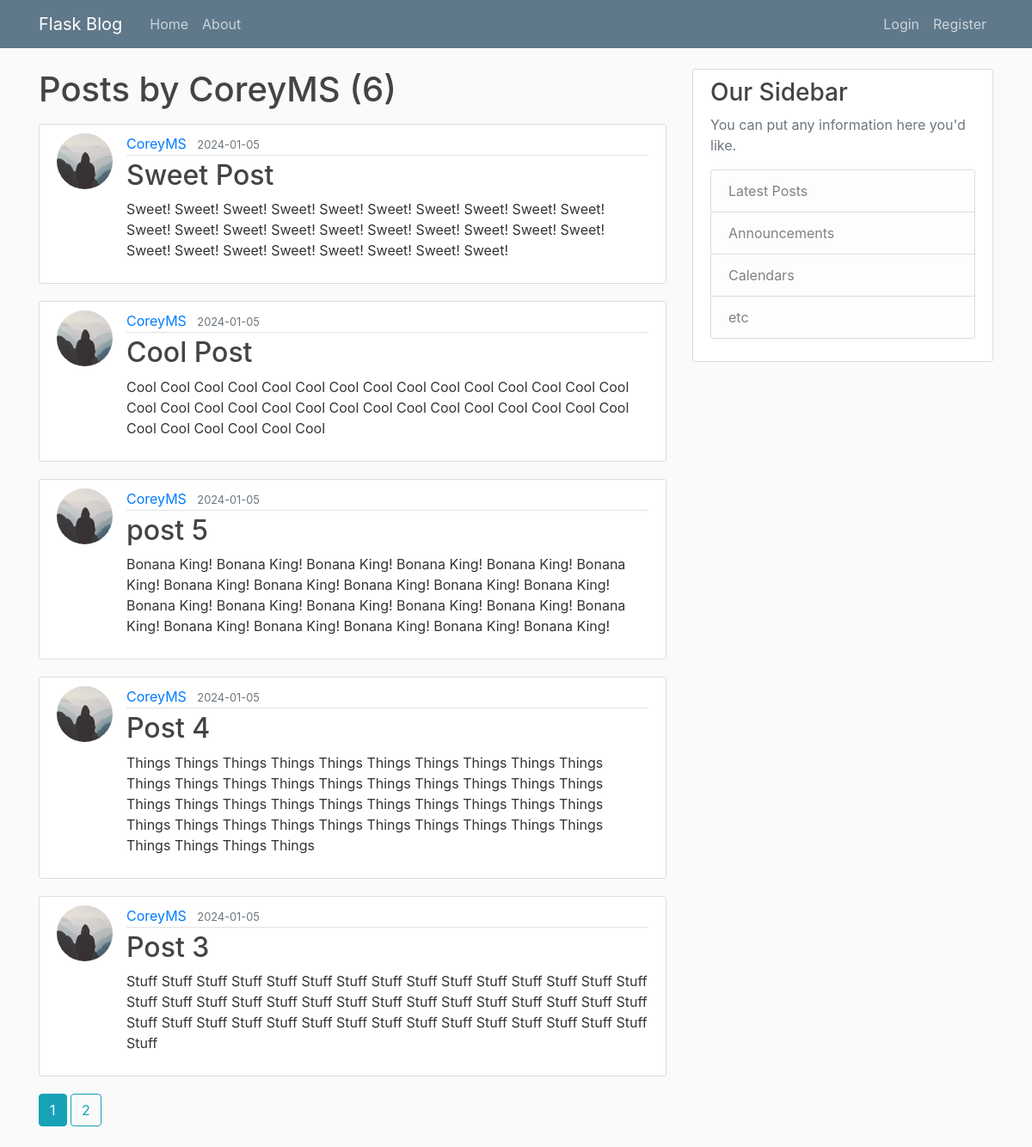
The app's page /user/CoreyMS with its own data.
### flaskblog/models.py (models this page shows, shortened)
class User(db.Model, UserMixin):
    id = db.Column(db.Integer, primary_key=True)
    username = db.Column(db.String(20), unique=True, nullable=False)
    email = db.Column(db.String(120), unique=True, nullable=False)
    image_file = db.Column(db.String(20), nullable=False, default='default.jpg')
    password = db.Column(db.String(60), nullable=False)
    posts = db.relationship('Post', backref='author', lazy=True)

class Post(db.Model):
    id = db.Column(db.Integer, primary_key=True)
    title = db.Column(db.String(100), nullable=False)
    date_posted = db.Column(db.DateTime, nullable=False, default=datetime.utcnow)
    content = db.Column(db.Text, nullable=False)
    user_id = db.Column(db.Integer, db.ForeignKey('user.id'), nullable=False)

### flaskblog/users/routes.py (the view)
@users.route("/user/<string:username>")
def user_posts(username):
    page = request.args.get('page', 1, type=int)
    user = User.query.filter_by(username=username).first_or_404()
    posts = Post.query.filter_by(author=user)\
        .order_by(Post.date_posted.desc())\
        .paginate(page=page, per_page=5)
    return render_template('user_posts.html', posts=posts, user=user)

### flaskblog/templates/user_posts.html
{% extends "layout.html" %}
{% block content %}
    <h1 class="mb-3">Posts by {{ user.username }} ({{ posts.total }})</h1>
    {% for post in posts.items %}
        <article class="media content-section">
        <img class="rounded-circle article-img" src="{{ url_for('static', filename='profile_pics/' + post.author.image_file) }}">
        <div class="media-body">
            <div class="article-metadata">
                <a class="mr-2" href="{{ url_for('users.user_posts', username=post.author.username) }}">{{ post.author.username }}</a>
                <small class="text-muted">{{ post.date_posted.strftime('%Y-%m-%d') }}</small>
            </div>
            <h2><a class="article-title" href="{{ url_for('posts.post', post_id=post.id) }}">{{ post.title }}</a></h2>
            <p class="article-content">{{ post.content }}</p>
        </div>
        </article>
    {% endfor %}
    {% for page_num in posts.iter_pages(left_edge=1, right_edge=1, left_current=1, right_current=2) %}
        {% if page_num %}
            {% if posts.page == page_num %}
                <a class="btn btn-info mb-4" href="{{ url_for('users.user_posts', username=user.username, page=page_num) }}">{{ page_num }}</a>
            {% else %}
                <a class="btn btn-outline-info mb-4" href="{{ url_for('users.user_posts',username=user.username, page=page_num) }}">{{ page_num }}</a>
            {% endif %}
        {% else %}
            ...
        {% endif %}
    {% endfor %}
{% endblock content %}

### flaskblog/static/main.css (style rules this page uses)
body { background: #fafafa; color: #333333; margin-top: 5rem; }
h1, h2, h3, h4, h5, h6 { color: #444444; }
.content-section { background: #ffffff; padding: 10px 20px; border: 1px solid #dddddd; border-radius: 3px; margin-bottom: 20px; }
.article-title { color: #444444; }
.article-content { white-space: pre-line; }
.article-img { height: 65px; width: 65px; margin-right: 16px; }
.article-metadata { padding-bottom: 1px; margin-bottom: 4px; border-bottom: 1px solid #e3e3e3 }

### records on screen
User: username "CoreyMS"
Post: image_file (placeholder picture), author.username "CoreyMS", date_posted "2024-01-05", title "Sweet Post", content "Sweet! Sweet! Sweet! Sweet! Sweet! Sweet! Sweet! Sweet! Sweet! Sweet! Sweet! Sweet! Sweet! Sweet! Sweet! Sweet! Sweet! Sweet! Sweet! Sweet! Sweet! Sweet! Sweet! Sweet! Sweet! Sweet! Sweet! Sweet!"
Post: image_file (placeholder picture), author.username "CoreyMS", date_posted "2024-01-05", title "Cool Post", content "Cool Cool Cool Cool Cool Cool Cool Cool Cool Cool Cool Cool Cool Cool Cool Cool Cool Cool Cool Cool Cool Cool Cool Cool Cool Cool Cool Cool Cool Cool Cool Cool Cool Cool Cool Cool"
Post: image_file (placeholder picture), author.username "CoreyMS", date_posted "2024-01-05", title "post 5", content "Bonana King! Bonana King! Bonana King! Bonana King! Bonana King! Bonana King! Bonana King! Bonana King! Bonana King! Bonana King! Bonana King! Bonana King! Bonana King! Bonana King! Bonana King! Bonana King! Bonana King! Bonana King! Bonana King! Bonana King! Bonana King! Bonana King!"
Post: image_file (placeholder picture), author.username "CoreyMS", date_posted "2024-01-05", title "Post 4", content "Things Things Things Things Things Things Things Things Things Things Things Things Things Things Things Things Things Things Things Things Things Things Things Things Things Things Things Things Things Things Things Things Things Things Things Things Things Things Things Things Things Things Things Things"
Post: image_file (placeholder picture), author.username "CoreyMS", date_posted "2024-01-05", title "Post 3", content "Stuff Stuff Stuff Stuff Stuff Stuff Stuff Stuff Stuff Stuff Stuff Stuff Stuff Stuff Stuff Stuff Stuff Stuff Stuff Stuff Stuff Stuff Stuff Stuff Stuff Stuff Stuff Stuff Stuff Stuff Stuff Stuff Stuff Stuff Stuff Stuff Stuff Stuff Stuff Stuff Stuff Stuff Stuff Stuff Stuff Stuff"

### other values on screen
{{ posts.total }} "6"
{{ page_num }} "1"
{{ page_num }} "2"
